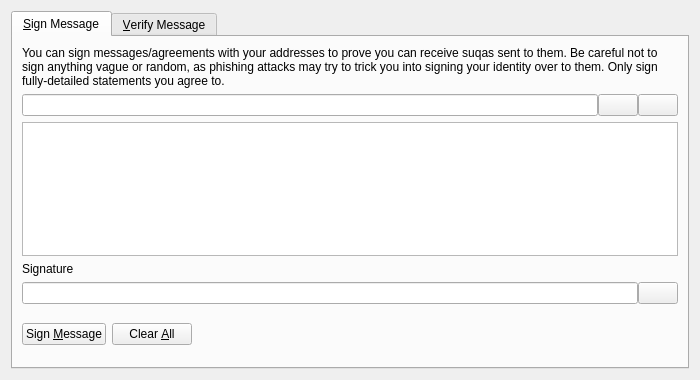
<?xml version="1.0" encoding="UTF-8"?>
<ui version="4.0">
 <class>SignVerifyMessageDialog</class>
 <widget class="QDialog" name="SignVerifyMessageDialog">
  <property name="geometry">
   <rect>
    <x>0</x>
    <y>0</y>
    <width>700</width>
    <height>380</height>
   </rect>
  </property>
  <property name="windowTitle">
   <string>Signatures - Sign / Verify a Message</string>
  </property>
  <property name="modal">
   <bool>true</bool>
  </property>
  <layout class="QVBoxLayout" name="verticalLayout">
   <item>
    <widget class="QTabWidget" name="tabWidget">
     <property name="currentIndex">
      <number>0</number>
     </property>
     <widget class="QWidget" name="tabSignMessage">
      <attribute name="title">
       <string>&amp;Sign Message</string>
      </attribute>
      <layout class="QVBoxLayout" name="verticalLayout_SM">
       <item>
        <widget class="QLabel" name="infoLabel_SM">
         <property name="text">
          <string>You can sign messages/agreements with your addresses to prove you can receive suqas sent to them. Be careful not to sign anything vague or random, as phishing attacks may try to trick you into signing your identity over to them. Only sign fully-detailed statements you agree to.</string>
         </property>
         <property name="textFormat">
          <enum>Qt::PlainText</enum>
         </property>
         <property name="wordWrap">
          <bool>true</bool>
         </property>
        </widget>
       </item>
       <item>
        <layout class="QHBoxLayout" name="horizontalLayout_1_SM">
         <property name="spacing">
          <number>0</number>
         </property>
         <item>
          <widget class="QValidatedLineEdit" name="addressIn_SM">
           <property name="toolTip">
            <string>The SUQA address to sign the message with</string>
           </property>
          </widget>
         </item>
         <item>
          <widget class="QPushButton" name="addressBookButton_SM">
           <property name="toolTip">
            <string>Choose previously used address</string>
           </property>
           <property name="text">
            <string/>
           </property>
           <property name="icon">
            <iconset resource="../suqa.qrc">
             <normaloff>:/icons/address-book</normaloff>:/icons/address-book</iconset>
           </property>
           <property name="shortcut">
            <string>Alt+A</string>
           </property>
           <property name="autoDefault">
            <bool>false</bool>
           </property>
          </widget>
         </item>
         <item>
          <widget class="QPushButton" name="pasteButton_SM">
           <property name="toolTip">
            <string>Paste address from clipboard</string>
           </property>
           <property name="text">
            <string/>
           </property>
           <property name="icon">
            <iconset resource="../suqa.qrc">
             <normaloff>:/icons/editpaste</normaloff>:/icons/editpaste</iconset>
           </property>
           <property name="shortcut">
            <string>Alt+P</string>
           </property>
           <property name="autoDefault">
            <bool>false</bool>
           </property>
          </widget>
         </item>
        </layout>
       </item>
       <item>
        <widget class="QPlainTextEdit" name="messageIn_SM">
         <property name="toolTip">
          <string>Enter the message you want to sign here</string>
         </property>
        </widget>
       </item>
       <item>
        <widget class="QLabel" name="signatureLabel_SM">
         <property name="text">
          <string>Signature</string>
         </property>
         <property name="textFormat">
          <enum>Qt::PlainText</enum>
         </property>
        </widget>
       </item>
       <item>
        <layout class="QHBoxLayout" name="horizontalLayout_2_SM">
         <property name="spacing">
          <number>0</number>
         </property>
         <item>
          <widget class="QLineEdit" name="signatureOut_SM">
           <property name="font">
            <font>
             <italic>true</italic>
            </font>
           </property>
           <property name="readOnly">
            <bool>true</bool>
           </property>
          </widget>
         </item>
         <item>
          <widget class="QPushButton" name="copySignatureButton_SM">
           <property name="toolTip">
            <string>Copy the current signature to the system clipboard</string>
           </property>
           <property name="text">
            <string/>
           </property>
           <property name="icon">
            <iconset resource="../suqa.qrc">
             <normaloff>:/icons/editcopy</normaloff>:/icons/editcopy</iconset>
           </property>
           <property name="autoDefault">
            <bool>false</bool>
           </property>
          </widget>
         </item>
        </layout>
       </item>
       <item>
        <layout class="QHBoxLayout" name="horizontalLayout_3_SM">
         <item>
          <widget class="QPushButton" name="signMessageButton_SM">
           <property name="toolTip">
            <string>Sign the message to prove you own this SUQA address</string>
           </property>
           <property name="text">
            <string>Sign &amp;Message</string>
           </property>
           <property name="icon">
            <iconset resource="../suqa.qrc">
             <normaloff>:/icons/edit</normaloff>:/icons/edit</iconset>
           </property>
           <property name="autoDefault">
            <bool>false</bool>
           </property>
          </widget>
         </item>
         <item>
          <widget class="QPushButton" name="clearButton_SM">
           <property name="toolTip">
            <string>Reset all sign message fields</string>
           </property>
           <property name="text">
            <string>Clear &amp;All</string>
           </property>
           <property name="icon">
            <iconset resource="../suqa.qrc">
             <normaloff>:/icons/remove</normaloff>:/icons/remove</iconset>
           </property>
           <property name="autoDefault">
            <bool>false</bool>
           </property>
          </widget>
         </item>
         <item>
          <spacer name="horizontalSpacer_1_SM">
           <property name="orientation">
            <enum>Qt::Horizontal</enum>
           </property>
           <property name="sizeHint" stdset="0">
            <size>
             <width>40</width>
             <height>48</height>
            </size>
           </property>
          </spacer>
         </item>
         <item>
          <widget class="QLabel" name="statusLabel_SM">
           <property name="font">
            <font>
             <weight>75</weight>
             <bold>true</bold>
            </font>
           </property>
           <property name="text">
            <string/>
           </property>
           <property name="wordWrap">
            <bool>true</bool>
           </property>
          </widget>
         </item>
         <item>
          <spacer name="horizontalSpacer_2_SM">
           <property name="orientation">
            <enum>Qt::Horizontal</enum>
           </property>
           <property name="sizeHint" stdset="0">
            <size>
             <width>40</width>
             <height>48</height>
            </size>
           </property>
          </spacer>
         </item>
        </layout>
       </item>
      </layout>
     </widget>
     <widget class="QWidget" name="tabVerifyMessage">
      <attribute name="title">
       <string>&amp;Verify Message</string>
      </attribute>
      <layout class="QVBoxLayout" name="verticalLayout_VM">
       <item>
        <widget class="QLabel" name="infoLabel_VM">
         <property name="text">
          <string>Enter the receiver's address, message (ensure you copy line breaks, spaces, tabs, etc. exactly) and signature below to verify the message. Be careful not to read more into the signature than what is in the signed message itself, to avoid being tricked by a man-in-the-middle attack. Note that this only proves the signing party receives with the address, it cannot prove sendership of any transaction!</string>
         </property>
         <property name="textFormat">
          <enum>Qt::PlainText</enum>
         </property>
         <property name="alignment">
          <set>Qt::AlignLeading|Qt::AlignLeft|Qt::AlignTop</set>
         </property>
         <property name="wordWrap">
          <bool>true</bool>
         </property>
        </widget>
       </item>
       <item>
        <layout class="QHBoxLayout" name="horizontalLayout_1_VM">
         <property name="spacing">
          <number>0</number>
         </property>
         <item>
          <widget class="QValidatedLineEdit" name="addressIn_VM">
           <property name="toolTip">
            <string>The SUQA address the message was signed with</string>
           </property>
          </widget>
         </item>
         <item>
          <widget class="QPushButton" name="addressBookButton_VM">
           <property name="toolTip">
            <string>Choose previously used address</string>
           </property>
           <property name="text">
            <string/>
           </property>
           <property name="icon">
            <iconset resource="../suqa.qrc">
             <normaloff>:/icons/address-book</normaloff>:/icons/address-book</iconset>
           </property>
           <property name="shortcut">
            <string>Alt+A</string>
           </property>
           <property name="autoDefault">
            <bool>false</bool>
           </property>
          </widget>
         </item>
        </layout>
       </item>
       <item>
        <widget class="QPlainTextEdit" name="messageIn_VM"/>
       </item>
       <item>
        <widget class="QValidatedLineEdit" name="signatureIn_VM"/>
       </item>
       <item>
        <layout class="QHBoxLayout" name="horizontalLayout_2_VM">
         <item>
          <widget class="QPushButton" name="verifyMessageButton_VM">
           <property name="toolTip">
            <string>Verify the message to ensure it was signed with the specified SUQA address</string>
           </property>
           <property name="text">
            <string>Verify &amp;Message</string>
           </property>
           <property name="icon">
            <iconset resource="../suqa.qrc">
             <normaloff>:/icons/transaction_0</normaloff>:/icons/transaction_0</iconset>
           </property>
           <property name="autoDefault">
            <bool>false</bool>
           </property>
          </widget>
         </item>
         <item>
          <widget class="QPushButton" name="clearButton_VM">
           <property name="toolTip">
            <string>Reset all verify message fields</string>
           </property>
           <property name="text">
            <string>Clear &amp;All</string>
           </property>
           <property name="icon">
            <iconset resource="../suqa.qrc">
             <normaloff>:/icons/remove</normaloff>:/icons/remove</iconset>
           </property>
           <property name="autoDefault">
            <bool>false</bool>
           </property>
          </widget>
         </item>
         <item>
          <spacer name="horizontalSpacer_1_VM">
           <property name="orientation">
            <enum>Qt::Horizontal</enum>
           </property>
           <property name="sizeHint" stdset="0">
            <size>
             <width>40</width>
             <height>48</height>
            </size>
           </property>
          </spacer>
         </item>
         <item>
          <widget class="QLabel" name="statusLabel_VM">
           <property name="font">
            <font>
             <weight>75</weight>
             <bold>true</bold>
            </font>
           </property>
           <property name="text">
            <string/>
           </property>
           <property name="wordWrap">
            <bool>true</bool>
           </property>
          </widget>
         </item>
         <item>
          <spacer name="horizontalSpacer_2_VM">
           <property name="orientation">
            <enum>Qt::Horizontal</enum>
           </property>
           <property name="sizeHint" stdset="0">
            <size>
             <width>40</width>
             <height>48</height>
            </size>
           </property>
          </spacer>
         </item>
        </layout>
       </item>
      </layout>
     </widget>
    </widget>
   </item>
  </layout>
 </widget>
 <customwidgets>
  <customwidget>
   <class>QValidatedLineEdit</class>
   <extends>QLineEdit</extends>
   <header>qt/qvalidatedlineedit.h</header>
  </customwidget>
 </customwidgets>
 <resources>
  <include location="../suqa.qrc"/>
 </resources>
 <connections/>
</ui>
